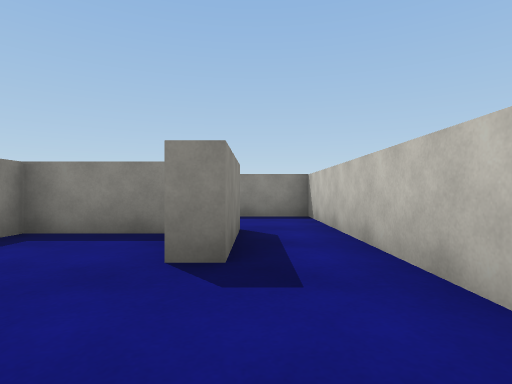
[1] (above)

24 first-person views from a walk through a Unity game level. The camera is 0.58 m above the floor, looks level and sees 80° across. The floor is counted in squares, 1 m on a side. Each view is taken from the middle of a square. On the plan, view 1 faces up. The plan holds only what a view shows up to about 9 squares ahead; the rest is blank. The player character is not drawn.

[2]
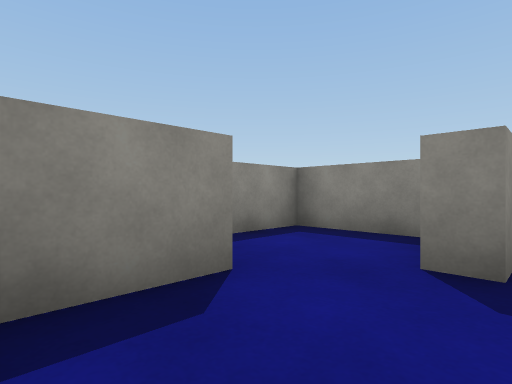

[3]
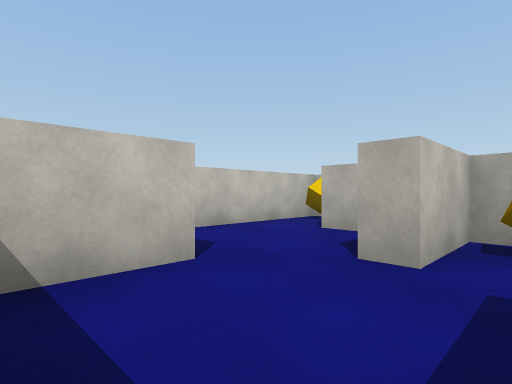

[4]
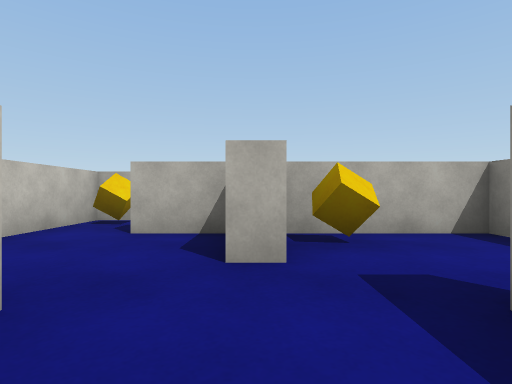

[5]
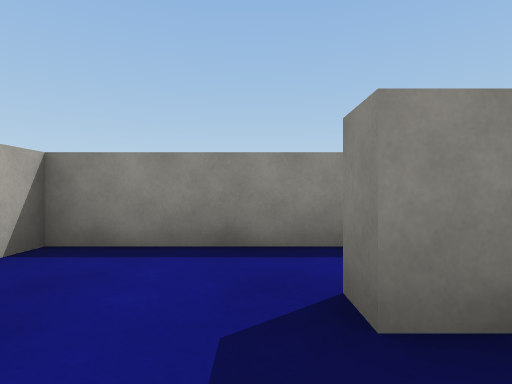

[6]
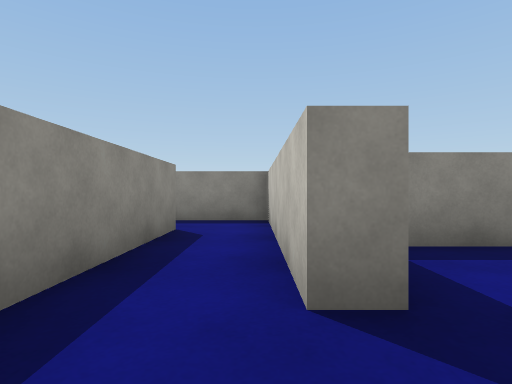

[7]
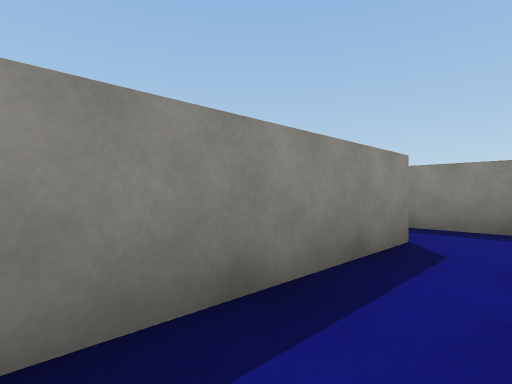

[8]
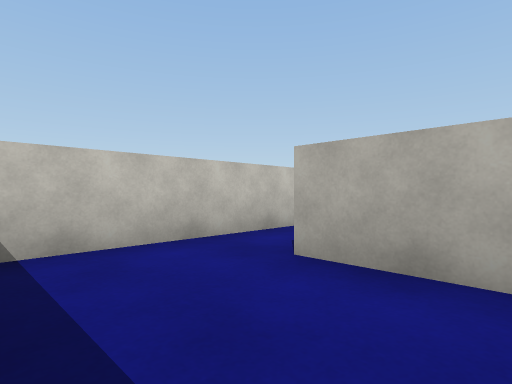

[9]
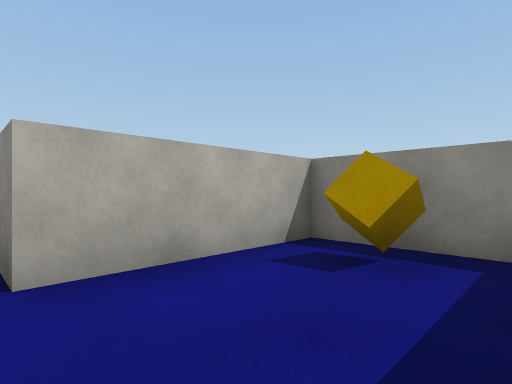

[10]
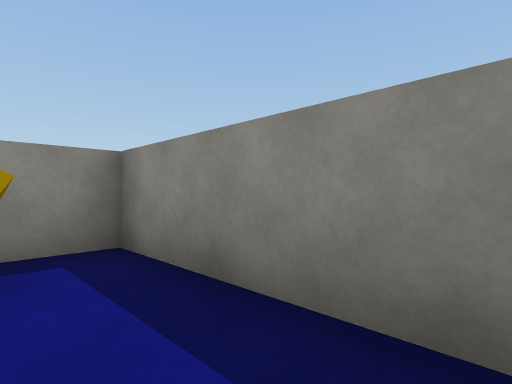

[11]
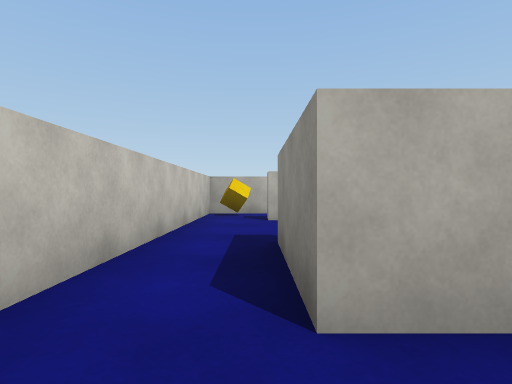

[12]
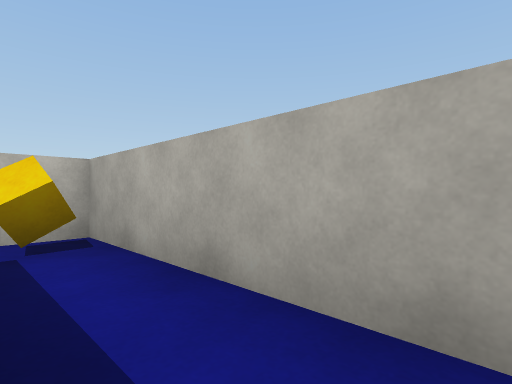

[13]
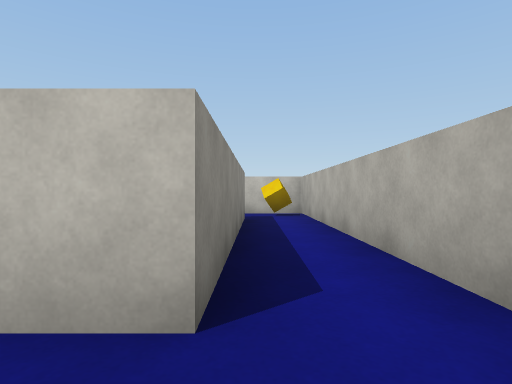

[14]
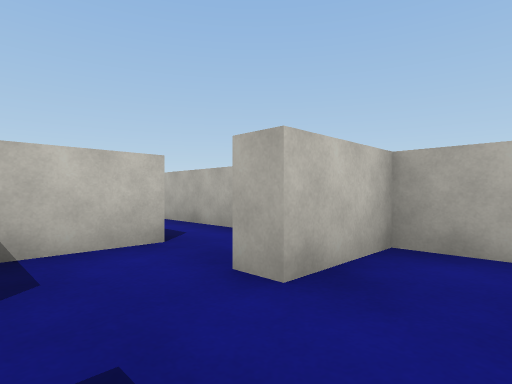

[15]
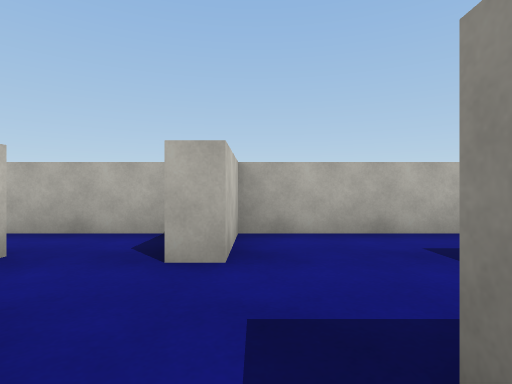

[16]
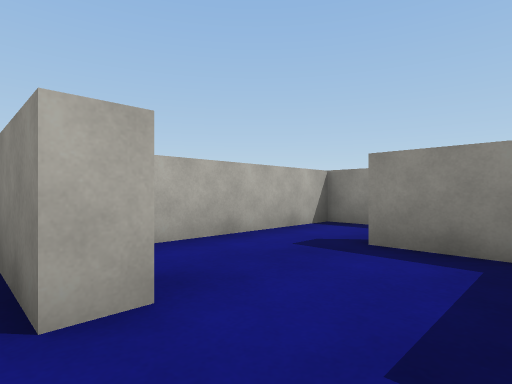

[17]
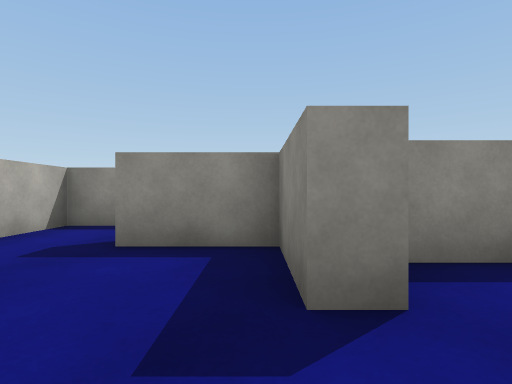

[18]
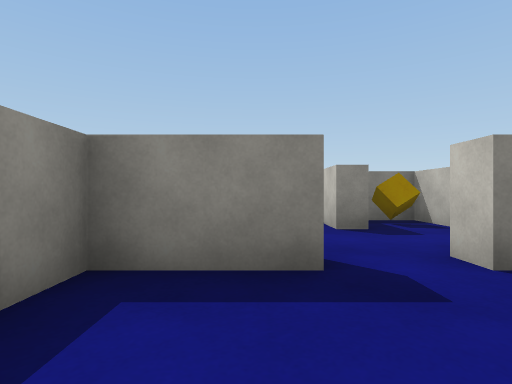

[19]
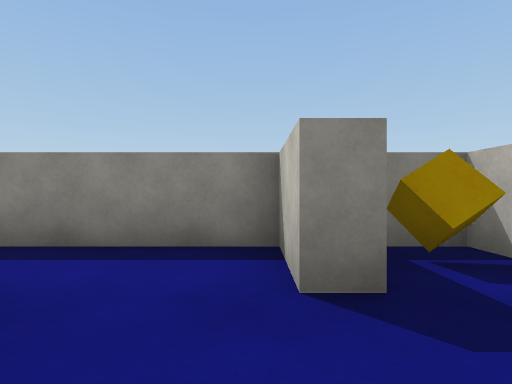

[20]
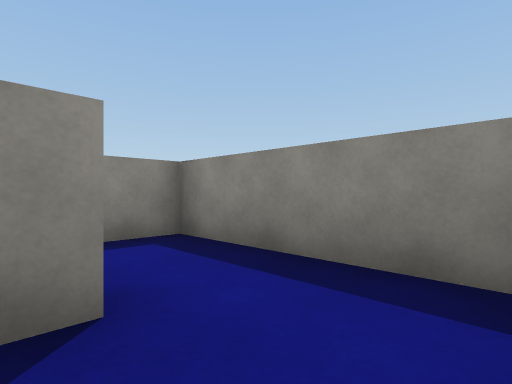

[21]
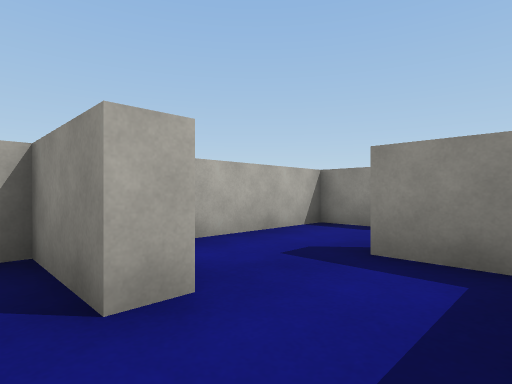

[22]
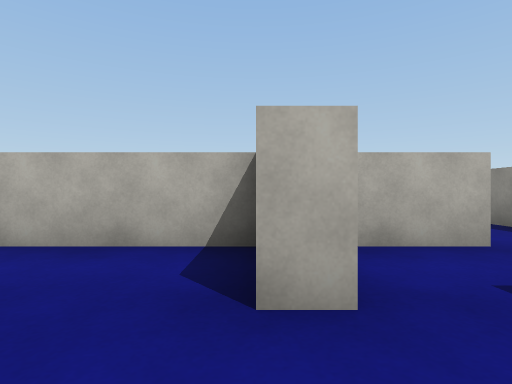

[23]
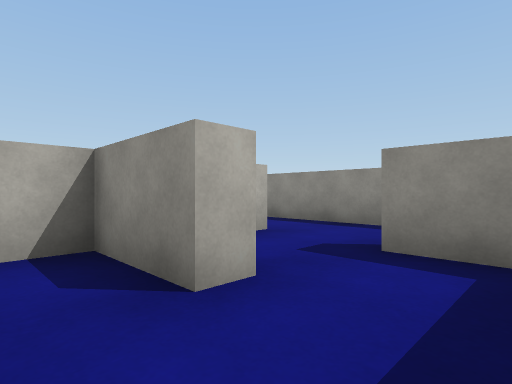

[24]
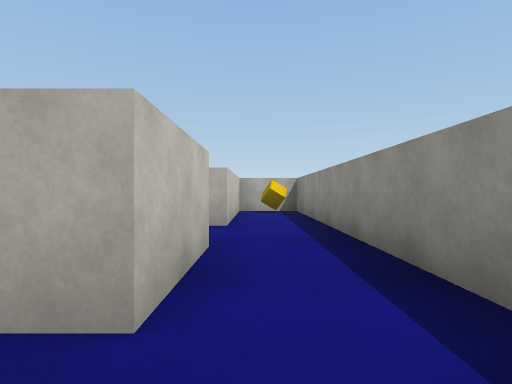

### Floor plan
Key: @ floor where view 1 was taken; # wall or solid block; . floor; B white block; C cube.
Columns run from 19 left of view 1 to 1 right of it. Each row starts with its distance up from view 1.
  8              ########
  7   .          ..B....#
  6  ..#    ######.B.C..#
  5 #..B...B...B.#.B###.#
  4 #..B...B...B.#.B..B.#
  3 #....B...B...#.B..B.#
  2 #..########.B#......#
  1 #..#    B....#..CB..#
  0 #..#    B....######@#
 -1 #.C#  B....B........#
 -2 ####   ##############

Positions as (right, up) in squares from view 1, and headings:
1: (0, 0), facing up
2: (0, 0), facing up-left
3: (-3, 4), facing down-right
4: (-2, 4), facing down
5: (-2, 2), facing left
6: (-4, 1), facing up
7: (-4, 2), facing up-left
8: (-2, 7), facing down-right
9: (0, 7), facing down-left
10: (0, 6), facing up-left
11: (0, 6), facing down
12: (-3, -1), facing down-right
13: (-7, -1), facing right
14: (-9, 1), facing down-right
15: (-8, 2), facing down
16: (-7, 1), facing down-left
17: (-7, 1), facing left
18: (-9, -1), facing up
19: (-8, 2), facing up
20: (-8, 3), facing up-left
21: (-9, 5), facing down-left
22: (-14, 5), facing down
23: (-13, 5), facing down-left
24: (-17, 7), facing down
